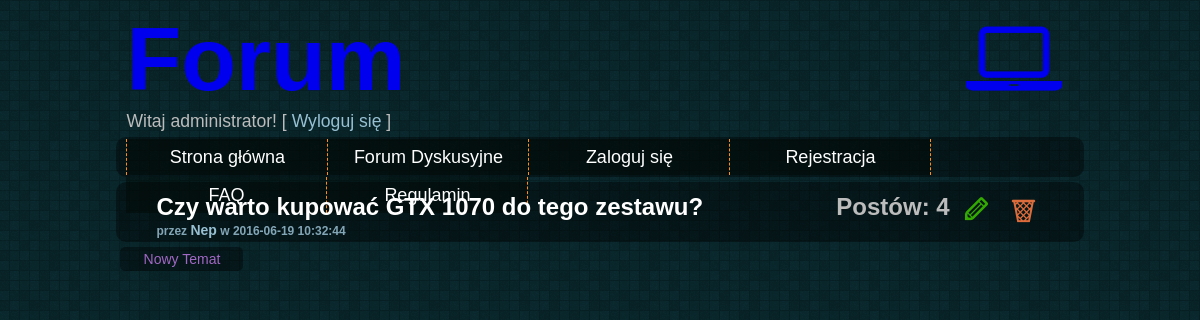
The app's page /Forum/topic.php?id=5&nazwaDzialu=Karty Graficzne (signed in) with its own data.
### tables this page shows
CREATE TABLE `tematy` (
  `nazwa` text NOT NULL,
  `tresc` text NOT NULL,
  `wlasciciel` text NOT NULL,
  `id` int(10) UNSIGNED NOT NULL,
  `idDzialu` int(10) UNSIGNED NOT NULL,
  `data` timestamp NOT NULL DEFAULT CURRENT_TIMESTAMP ON UPDATE CURRENT_TIMESTAMP,
  `liczbaPostow` int(11) NOT NULL,
  `nazwaDzialu` text NOT NULL
);

### Forum/topic.php (the view, shortened to what this page needs)
<!DOCTYPE html>
<html>
  <head>
    <link rel="stylesheet" href="styles/style.css">
    <link rel="stylesheet" href="styles/forum_style.css">
    <link rel="stylesheet" href="styles/fontello/fontello.css">
  </head>
  <body>
    <header>
      <div id="header">
      <span id="top"><a href="index.php">Forum</a><a href="index.php"><i class="icon-laptop"></i></a></span>
      <?php
      if (isset($_SESSION['online']))
      {
        echo "Witaj ".$_SESSION['user'].'! [ <a id="logout" href="services/logout.php">Wyloguj się</a> ]';
      }
      ?>
      </div>
    </header>
    <section>
      <div id="navbar">
        <ol>
          <li><a href="index.php">Strona główna</a></li>
          <li><a href="forum.php">Forum Dyskusyjne</a></li>
          <li><a href="login_form.php">Zaloguj się</a></li>
          <li><a href="register_form.php">Rejestracja</a></li>
          <li><a href="faq.php">FAQ</a></li>
          <li><a href="rules.php">Regulamin</a></li>
    </ol>
      </div>
      <div class="main">
        <div id="forum">
          <?php
          require_once "services/connect.php";
          $conn = new mysqli($host, $db_user, $db_password, $db_name);
            $idDzialu = $_GET['id'];
            $nazwaDzialu = $_GET['nazwaDzialu'];
            $sql = "SELECT * FROM tematy WHERE idDzialu=".$idDzialu ;
            $result = mysqli_query($conn, $sql);
              if (mysqli_num_rows($result) > 0) {
                  while($row = mysqli_fetch_assoc($result)) {
                      echo "<div class='topicMain'><div class='topic'><a href='posts.php?id=" .$row['id']."&nazwa=".$row['nazwa']."&idDzialu=".$row['idDzialu']."'>"
                      . $row['nazwa']."</a>
                      </span><span class='topicCounter'>";
                      if (isset($_SESSION['online'])){
                      if($_SESSION['type']=="root" || $_SESSION['user']==$row['wlasciciel'])
                      echo "<a href='services/deleteTopic.php?id=".$row['id']."&idDzialu=".$idDzialu."&nazwaDzialu=".$nazwaDzialu."&liczbaPostow=".$row['liczbaPostow']."'
                      class='deletePost'><i class='icon-trash'></i></a>
                      <a href='editTopicForm.php?id=".$row['id']."&idDzialu=".$idDzialu."&nazwaDzialu=".$nazwaDzialu."&nazwaTematu=".$row['nazwa']."&trescTematu=".$row['tresc']."'
                      class='editPost'><i class='icon-pencil'></i></a>";
                      }
                      echo "Postów: ".$row['liczbaPostow']."</span>
                      <br /><span class='topicInfo'> przez ";
                        if($row['wlasciciel']=='administrator') echo "<span class='topicAdmin'>"; else echo "<span class='topicUser'>";
                    echo "".$row['wlasciciel']."</span> w ".$row['data']."</div></div>";
                  }
              } else {
                  echo "Brak Tematów";
              }
          ?>
        </div>
    </section>
    <?php
      if (isset($_SESSION['online']))
      {
        echo " <a class='addTopic' href='addTopic.php?id=" .$idDzialu."&nazwaDzialu=".$nazwaDzialu."'>Nowy Temat</a>";
      }
      ?>
  </body>
</html>

### Forum/styles/style.css (style rules this page uses)
body { background-image: url(../images/random_grey_variations.png); font-family: Verdana, Helvetica, Arial, sans-serif; color: #e5e9eb; }
div { margin-bottom: 4px; clear: both; border-radius: 10px; color: #bcbcbc; padding: 0 10px; margin: 5px 0; font-size: 1.1em; }
ol { padding: 0; margin: 0; list-style-type: none; font-size: 18px; height: 35px; line-height: 200%; display: inline-block; }
ol a { color: #ffffff; text-decoration: none; display: block; }
ol > li { float: left; width: 200px; background-color: rgba(1,5,0,0.4); margin-top: 2px; border-right: 1px dashed #fd9013; }
ol > li:first-child { border-left: 1px dashed #fd9013; }
.main { background-color: rgba(1,0,0,0.4); margin-left: auto; margin-right: auto; width: 80%; height: auto; }
#navbar { background-color: rgba(1,0,0,0.4); margin-left: auto; text-align: center; margin-right: auto; width: 80%; height: 40px; margin-bottom: 5px; }
#header { margin-left: auto; margin-right: auto; width: 80%; height: auto; }
.icon-laptop { float: right; }
#top { display: block; font-size: 5.1em; }
#top > a { text-decoration: none; font-weight: bold; }
#logout { text-decoration: none; color: #97c0d3; }

### Forum/styles/forum_style.css (style rules this page uses)
#forum { font-weight: bold; }
.topicMain { display: block; padding: 10px; height: 40px; }
.topic { line-height: 85% !important; }
.topic > a { font-family: "Trebuchet MS", Helvetica, Arial, Sans-serif; text-decoration: none; color: #fff; margin-bottom: 0 !important; padding: 0 !important; font-size: 24px; }
.topicInfo { color: #83a6b7; padding: 0 !important; font-size: 12px; }
.topicUser { color: #97c0d3; font-size: 14px; }
.topicCounter { font-size: 24px; float: right; }
.addTopic, .addPost { padding: 4px; margin-left: 9.5%; text-decoration: none; color: #a168c5; display: block; width: 115px; background-color: rgba(1,0,0,0.4); text-align: center; border-radius: 5px; font-weight: normal; font-size: 14px; margin-bottom: 100px; }
.editPost { float: right; color: #33AA00; margin-left: 10px; }
.deletePost { float: right; color: #DC6C3B; margin-left: 10px; font-size: 120% }

### records on screen
tematy: nazwa "Czy warto kupować GTX 1070 do tego zestawu?", liczbaPostow "4", wlasciciel "Nep", data "2016-06-19 10:32:44"

### other values on screen
$_SESSION['user'] "administrator"
